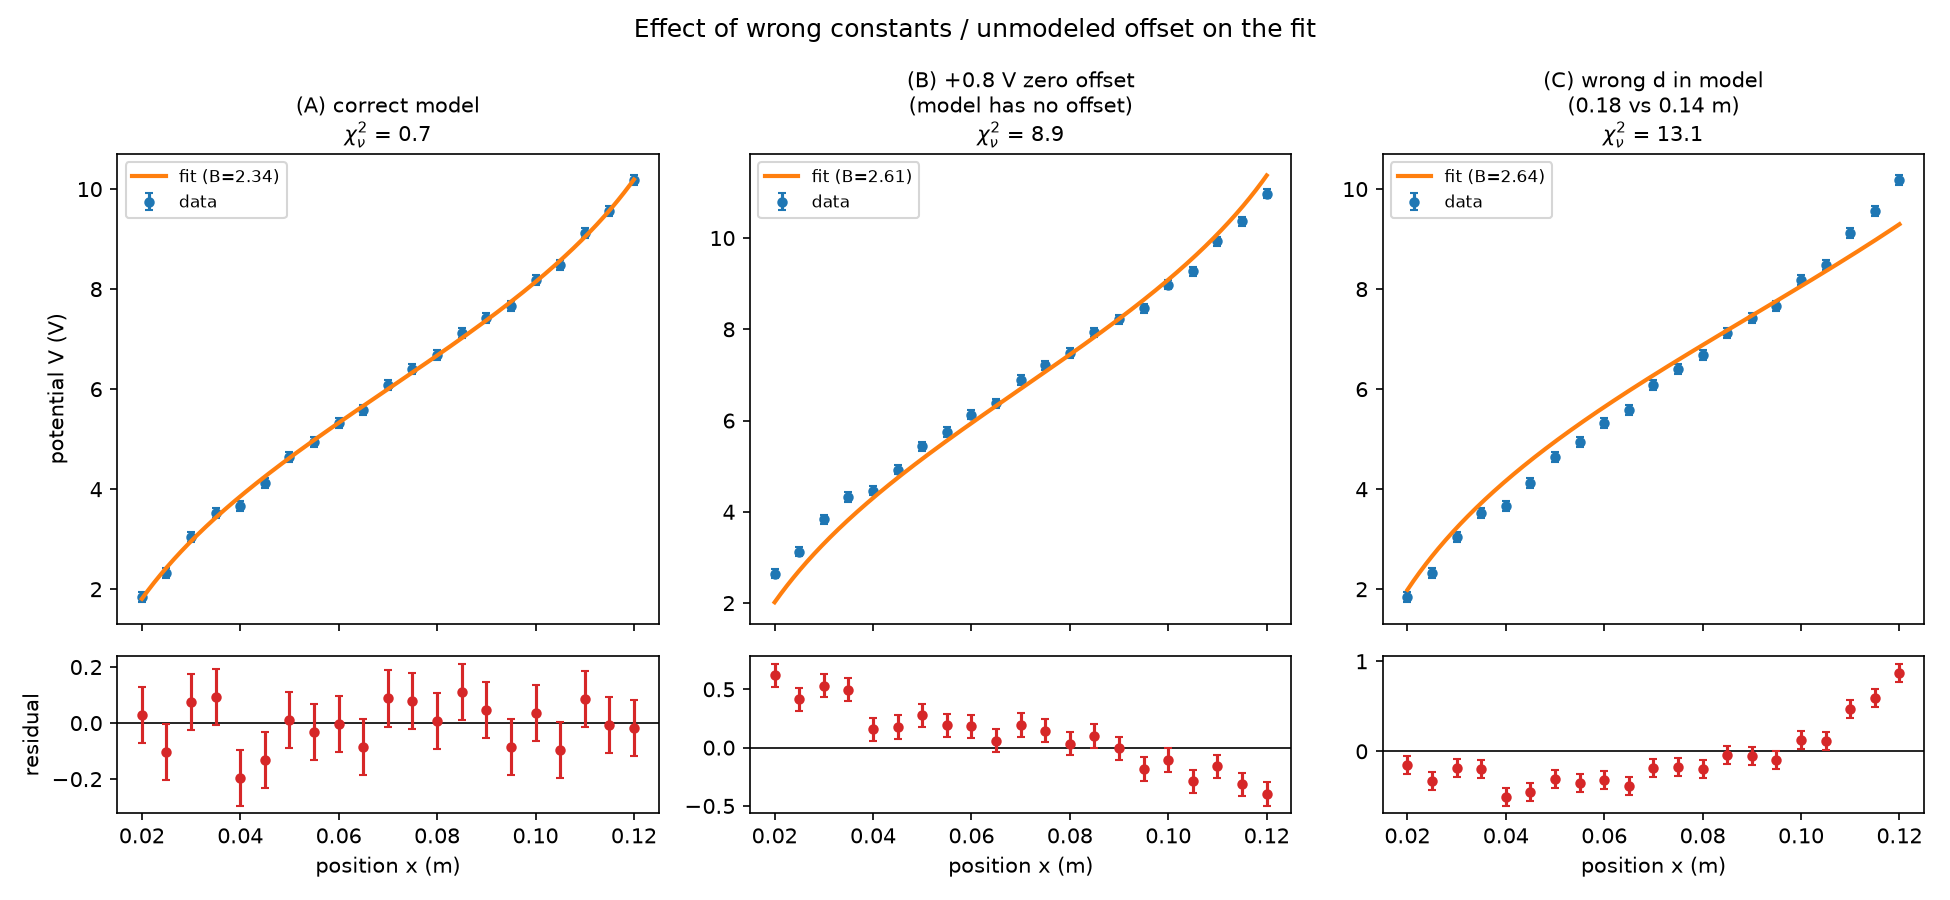

Write the Python code that produced this figure.
"""
Demonstration: what wrong constants / an unmodeled offset do to the fit.

The two_cylinder_potential model has ONE free parameter, the prefactor B; the
geometry (d, a) is fixed and the model has no additive offset term. So if the
real data carries a constant offset, or if the geometry constants are wrong,
the fit cannot absorb it. The symptom is always the same: the reduced
chi-square balloons and the residuals develop systematic STRUCTURE instead of
scattering randomly about zero.

Three columns, same generated data shape:
  (A) correct model + correct constants      -> good fit, flat residuals
  (B) data has a +0.8 V voltmeter zero error  -> model has no offset to absorb it
  (C) model uses the wrong separation d       -> wrong curve shape

Run from this directory:  python misspecification_demo.py
"""
import numpy as np
import matplotlib.pyplot as plt
from scipy.optimize import curve_fit

D, A, EPS0 = 0.140, 0.010, 8.8542e-12      # true geometry
B0 = 6.0 / np.log((D - A) / A)             # true prefactor (12 V across surfaces)
SIGMA = 0.10                               # voltmeter precision

x = np.arange(0.020, 0.120 + 1e-9, 0.005)
err = np.full_like(x, SIGMA)
rng = np.random.default_rng(42)
V_clean = B0 * (np.log(x / (D - x)) - np.log(A / (D - A)))
noise = rng.normal(0.0, SIGMA, x.size)


def cyl(x, B, d=D, a=A):
    return B * (np.log(x / (d - x)) - np.log(a / (d - a)))


def reduced_chi2(y, yfit):
    return np.sum(((y - yfit) / err) ** 2) / (len(y) - 1)


# --- three scenarios: (title, data, fit-model) ---
y_correct = V_clean + noise
y_offset = V_clean + 0.8 + noise                       # +0.8 V zero error
y_wrongd = y_correct                                   # same data, wrong-d model below

scenarios = [
    ("(A) correct model", y_correct, lambda x, B: cyl(x, B)),
    ("(B) +0.8 V zero offset\n(model has no offset)", y_offset, lambda x, B: cyl(x, B)),
    ("(C) wrong d in model\n(0.18 vs 0.14 m)", y_wrongd, lambda x, B: cyl(x, B, d=0.18)),
]

fig, axes = plt.subplots(2, 3, figsize=(13, 6), sharex=True,
                         gridspec_kw={"height_ratios": [3, 1]})
xs = np.linspace(x.min(), x.max(), 400)

for col, (title, y, fmodel) in enumerate(scenarios):
    popt, _ = curve_fit(fmodel, x, y, p0=[2.0], sigma=err, absolute_sigma=True)
    yfit_pts = fmodel(x, *popt)
    c2 = reduced_chi2(y, yfit_pts)

    top, bot = axes[0, col], axes[1, col]
    top.errorbar(x, y, yerr=err, fmt="o", ms=4, capsize=2, label="data", zorder=2)
    top.plot(xs, fmodel(xs, *popt), "-", lw=2, color="C1", zorder=3,
             label=f"fit (B={popt[0]:.2f})")
    top.set_title(f"{title}\n$\\chi^2_\\nu$ = {c2:.1f}", fontsize=10)
    top.legend(fontsize=8)
    if col == 0:
        top.set_ylabel("potential V (V)")

    bot.axhline(0, color="k", lw=0.8)
    bot.errorbar(x, y - yfit_pts, yerr=err, fmt="o", ms=4, capsize=2, color="C3")
    bot.set_xlabel("position x (m)")
    if col == 0:
        bot.set_ylabel("residual")

fig.suptitle("Effect of wrong constants / unmodeled offset on the fit", fontsize=12)
fig.tight_layout()
fig.savefig("misspecification_demo.png", dpi=150)
print("saved misspecification_demo.png")
for title, y, fmodel in scenarios:
    popt, _ = curve_fit(fmodel, x, y, p0=[2.0], sigma=err, absolute_sigma=True)
    print(f"  {title.splitlines()[0]:24s} B = {popt[0]:.3f},  "
          f"chi2_red = {reduced_chi2(y, fmodel(x, *popt)):.2f}")
